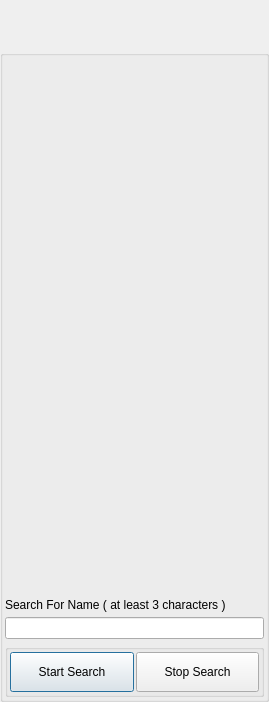
<?xml version="1.0" encoding="UTF-8"?>
<ui version="4.0">
 <class>PeopleSearchDlg</class>
 <widget class="QDialog" name="PeopleSearchDlg">
  <property name="geometry">
   <rect>
    <x>0</x>
    <y>0</y>
    <width>269</width>
    <height>702</height>
   </rect>
  </property>
  <property name="windowTitle">
   <string>Search</string>
  </property>
  <property name="windowIcon">
   <iconset>
    <normaloff>:/TruthOrDare/Resources/ic_people_normal.png</normaloff>:/TruthOrDare/Resources/ic_people_normal.png</iconset>
  </property>
  <layout class="QVBoxLayout" name="verticalLayout">
   <property name="spacing">
    <number>0</number>
   </property>
   <property name="leftMargin">
    <number>0</number>
   </property>
   <property name="topMargin">
    <number>0</number>
   </property>
   <property name="rightMargin">
    <number>0</number>
   </property>
   <property name="bottomMargin">
    <number>0</number>
   </property>
   <item>
    <widget class="TitleBarWidget" name="m_TitleBarWidget" native="true">
     <property name="sizePolicy">
      <sizepolicy hsizetype="Preferred" vsizetype="Preferred">
       <horstretch>0</horstretch>
       <verstretch>0</verstretch>
      </sizepolicy>
     </property>
     <property name="minimumSize">
      <size>
       <width>0</width>
       <height>50</height>
      </size>
     </property>
     <property name="maximumSize">
      <size>
       <width>16777215</width>
       <height>103</height>
      </size>
     </property>
    </widget>
   </item>
   <item>
    <widget class="QGroupBox" name="ItemsGroupBox">
     <property name="minimumSize">
      <size>
       <width>0</width>
       <height>0</height>
      </size>
     </property>
     <property name="title">
      <string/>
     </property>
     <layout class="QVBoxLayout" name="verticalLayout_2">
      <property name="spacing">
       <number>5</number>
      </property>
      <property name="leftMargin">
       <number>2</number>
      </property>
      <property name="topMargin">
       <number>2</number>
      </property>
      <property name="rightMargin">
       <number>2</number>
      </property>
      <property name="bottomMargin">
       <number>2</number>
      </property>
      <item>
       <widget class="QLabel" name="m_StatusLabel">
        <property name="text">
         <string notr="true"/>
        </property>
       </widget>
      </item>
      <item>
       <widget class="QLabel" name="ScanStatusLabel">
        <property name="font">
         <font>
          <pointsize>10</pointsize>
         </font>
        </property>
        <property name="text">
         <string/>
        </property>
       </widget>
      </item>
      <item>
       <widget class="FriendListWidget" name="friendListWidget" native="true">
        <property name="sizePolicy">
         <sizepolicy hsizetype="Expanding" vsizetype="Expanding">
          <horstretch>0</horstretch>
          <verstretch>0</verstretch>
         </sizepolicy>
        </property>
       </widget>
      </item>
      <item>
       <widget class="QLabel" name="SearchLabel">
        <property name="text">
         <string>Search For Name ( at least 3 characters )</string>
        </property>
       </widget>
      </item>
      <item>
       <widget class="QLineEdit" name="searchEdit"/>
      </item>
      <item>
       <widget class="QGroupBox" name="ScanButtonBox">
        <property name="title">
         <string/>
        </property>
        <layout class="QHBoxLayout" name="horizontalLayout_2">
         <property name="spacing">
          <number>2</number>
         </property>
         <property name="leftMargin">
          <number>2</number>
         </property>
         <property name="topMargin">
          <number>2</number>
         </property>
         <property name="rightMargin">
          <number>2</number>
         </property>
         <property name="bottomMargin">
          <number>2</number>
         </property>
         <item>
          <widget class="QPushButton" name="StartSearchButton">
           <property name="minimumSize">
            <size>
             <width>0</width>
             <height>40</height>
            </size>
           </property>
           <property name="text">
            <string>Start Search</string>
           </property>
          </widget>
         </item>
         <item>
          <widget class="QPushButton" name="StopSearchButton">
           <property name="minimumSize">
            <size>
             <width>0</width>
             <height>40</height>
            </size>
           </property>
           <property name="text">
            <string>Stop Search</string>
           </property>
          </widget>
         </item>
        </layout>
       </widget>
      </item>
     </layout>
    </widget>
   </item>
   <item>
    <widget class="BottomBarWidget" name="m_BottomBarWidget" native="true">
     <property name="sizePolicy">
      <sizepolicy hsizetype="Expanding" vsizetype="Minimum">
       <horstretch>0</horstretch>
       <verstretch>0</verstretch>
      </sizepolicy>
     </property>
     <property name="minimumSize">
      <size>
       <width>30</width>
       <height>0</height>
      </size>
     </property>
     <property name="autoFillBackground">
      <bool>true</bool>
     </property>
    </widget>
   </item>
  </layout>
 </widget>
 <customwidgets>
  <customwidget>
   <class>TitleBarWidget</class>
   <extends>QWidget</extends>
   <header>TitleBarWidget.h</header>
   <container>1</container>
  </customwidget>
  <customwidget>
   <class>BottomBarWidget</class>
   <extends>QWidget</extends>
   <header location="global">BottomBarWidget.h</header>
   <container>1</container>
  </customwidget>
  <customwidget>
   <class>FriendListWidget</class>
   <extends>QWidget</extends>
   <header>FriendListWidget.h</header>
   <container>1</container>
  </customwidget>
 </customwidgets>
 <resources/>
 <connections/>
</ui>
